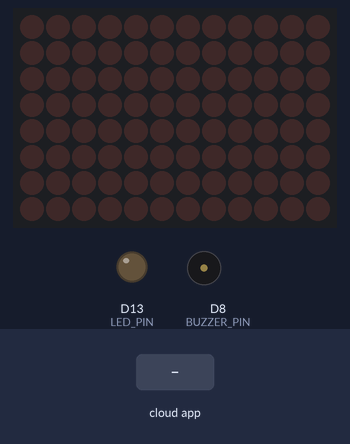
This sketch was run on a simulated Arduino Uno R4 WiFi. Parts: 12×8 LED matrix, output pins drawn as LEDs (lit = HIGH), buzzer (waves = sounding). Inputs (shaded band) come from the test bench. WiFi joins after 1.5 s; servers stay silent unless stated.

Above: at 4.7 s.
4.8 s: the phone or cloud app sets buzzer_switch to 1
At 5.0 s:
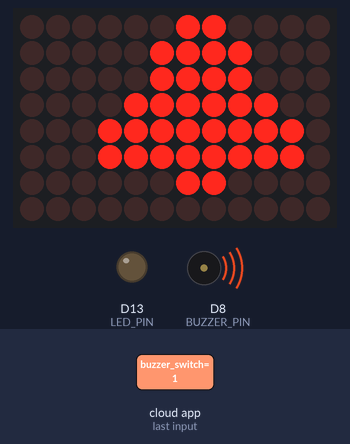
7.1 s: the phone or cloud app sets led to 1
At 7.8 s:
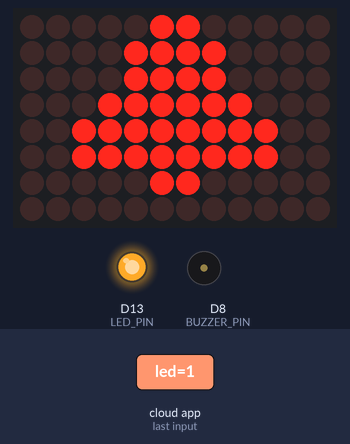
8.6 s: the phone or cloud app sets buzzer_switch to 1
At 9.25 s:
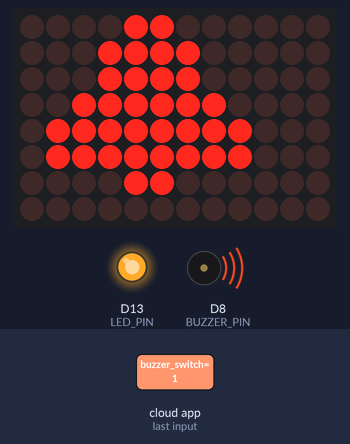
10.9 s: the phone or cloud app sets led to 0
At 11.8 s:
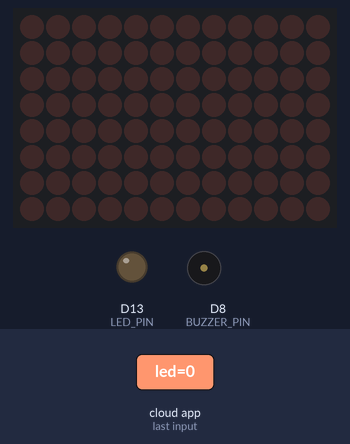
Timing chart, 0 to 13.4 s (numbered marks = the images above; inputs shaded):
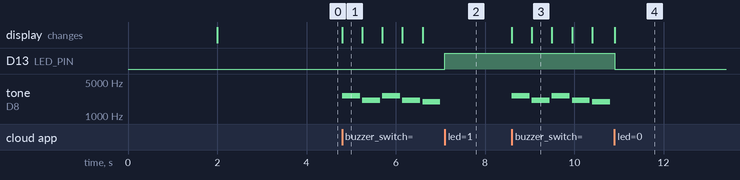

The sketch:

home_bell_system_powerbank.ino
```cpp
#include "thingProperties.h"
#include "Arduino_LED_Matrix.h"

const int BUZZER_PIN = 8;
const int LED_PIN = 13;

ArduinoLEDMatrix matrix;

// --- Corrected Matrix Bitmaps (8 rows, 12 columns) ---
uint8_t bell_frame[8][12] = {
  { 0, 0, 0, 0, 0, 1, 1, 0, 0, 0, 0, 0 },
  { 0, 0, 0, 0, 1, 1, 1, 1, 0, 0, 0, 0 },
  { 0, 0, 0, 0, 1, 1, 1, 1, 0, 0, 0, 0 },
  { 0, 0, 0, 1, 1, 1, 1, 1, 1, 0, 0, 0 },
  { 0, 0, 1, 1, 1, 1, 1, 1, 1, 1, 0, 0 },
  { 0, 0, 1, 1, 1, 1, 1, 1, 1, 1, 0, 0 },
  { 0, 0, 0, 0, 0, 1, 1, 0, 0, 0, 0, 0 },
  { 0, 0, 0, 0, 0, 0, 0, 0, 0, 0, 0, 0 }
};

uint8_t bell_right[8][12] = {
  { 0, 0, 0, 0, 0, 0, 1, 1, 0, 0, 0, 0 },
  { 0, 0, 0, 0, 0, 1, 1, 1, 1, 0, 0, 0 },
  { 0, 0, 0, 0, 0, 1, 1, 1, 1, 0, 0, 0 },
  { 0, 0, 0, 0, 1, 1, 1, 1, 1, 1, 0, 0 },
  { 0, 0, 0, 1, 1, 1, 1, 1, 1, 1, 1, 0 },
  { 0, 0, 0, 1, 1, 1, 1, 1, 1, 1, 1, 0 },
  { 0, 0, 0, 0, 0, 0, 1, 1, 0, 0, 0, 0 },
  { 0, 0, 0, 0, 0, 0, 0, 0, 0, 0, 0, 0 }
};

uint8_t bell_left[8][12] = {
  { 0, 0, 0, 0, 1, 1, 0, 0, 0, 0, 0, 0 },
  { 0, 0, 0, 1, 1, 1, 1, 0, 0, 0, 0, 0 },
  { 0, 0, 0, 1, 1, 1, 1, 0, 0, 0, 0, 0 },
  { 0, 0, 1, 1, 1, 1, 1, 1, 0, 0, 0, 0 },
  { 0, 1, 1, 1, 1, 1, 1, 1, 1, 0, 0, 0 },
  { 0, 1, 1, 1, 1, 1, 1, 1, 1, 0, 0, 0 },
  { 0, 0, 0, 0, 1, 1, 0, 0, 0, 0, 0, 0 },
  { 0, 0, 0, 0, 0, 0, 0, 0, 0, 0, 0, 0 }
};

void setup() {
  Serial.begin(9600);
  delay(2000);

  matrix.begin();
  pinMode(LED_PIN, OUTPUT);
  pinMode(BUZZER_PIN, OUTPUT);

  initProperties();
  ArduinoCloud.begin(ArduinoIoTPreferredConnection);
}

void loop() {
  ArduinoCloud.update();
}

// Fixed ring function to ensure the matrix updates properly
void ring(uint8_t frame[8][12], int note, int duration) {
  matrix.renderBitmap(frame, 8, 12);
  tone(BUZZER_PIN, note);
  delay(duration);
  noTone(BUZZER_PIN); // Stop sound before next note
}

void onLedChange() {
  if (led) {
    digitalWrite(LED_PIN, HIGH);
    matrix.renderBitmap(bell_frame, 8, 12);
  } else {
    digitalWrite(LED_PIN, LOW);
    matrix.clear();
  }
}

void onBuzzerSwitchChange() {
  if (buzzer_switch) {
    // Animation Loop
    for (int i = 0; i < 2; i++) {
      ring(bell_right, 2637, 400);
      delay(50);
      ring(bell_left, 2093, 400);
      delay(50);
    }

    // Return to center
    matrix.renderBitmap(bell_frame, 8, 12);
    tone(BUZZER_PIN, 1975, 400);
    delay(500);
    matrix.clear();

    // Reset the cloud switch so you can trigger it again
    buzzer_switch = false;
    ArduinoCloud.update();
  }
}
```

thingProperties.h
```cpp
#include <ArduinoIoTCloud.h>
#include <Arduino_ConnectionHandler.h>

// WiFi Credentials
const char SSID[]     = "ZTE_2.4G_uQdX4Y";
const char PASS[]     = "U99EH5E5";

void onBuzzerSwitchChange();
void onLedChange();

bool buzzer_switch;
bool led;

void initProperties(){
  ArduinoCloud.addProperty(buzzer_switch, READWRITE, ON_CHANGE, onBuzzerSwitchChange);
  ArduinoCloud.addProperty(led, READWRITE, ON_CHANGE, onLedChange);
}

WiFiConnectionHandler ArduinoIoTPreferredConnection(SSID, PASS);
```

Measured:
- after the input at 4.8 s, tone on D8 (BUZZER_PIN): plays 2637 Hz for 0.40 s, 2093 Hz for 0.40 s, 2637 Hz for 0.40 s, 2093 Hz for 0.40 s, 1975 Hz for 0.40 s, starting at once; the display: changes at once (image 1)
- after the input at 7.1 s, D13 (LED_PIN): LOW → HIGH at once
- after the input at 8.6 s, tone on D8 (BUZZER_PIN): plays 2637 Hz for 0.40 s, 2093 Hz for 0.40 s, 2637 Hz for 0.40 s, 2093 Hz for 0.40 s, 1975 Hz for 0.40 s, starting at once; the display: first changes at once (image 3 shows a later state)
- after the input at 10.9 s, D13 (LED_PIN): HIGH → LOW at once
- what the display in image 1 shows lasts 0.5 s, from 4.8 s to 5.3 s
